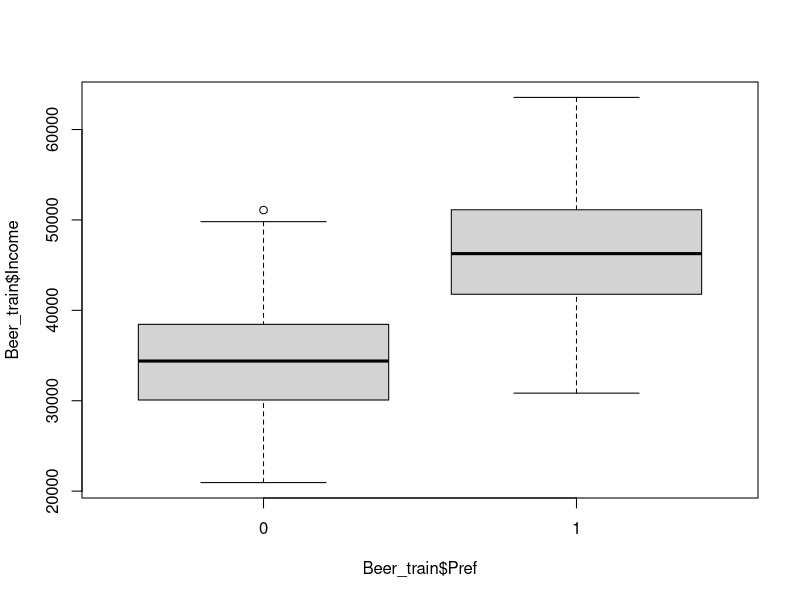
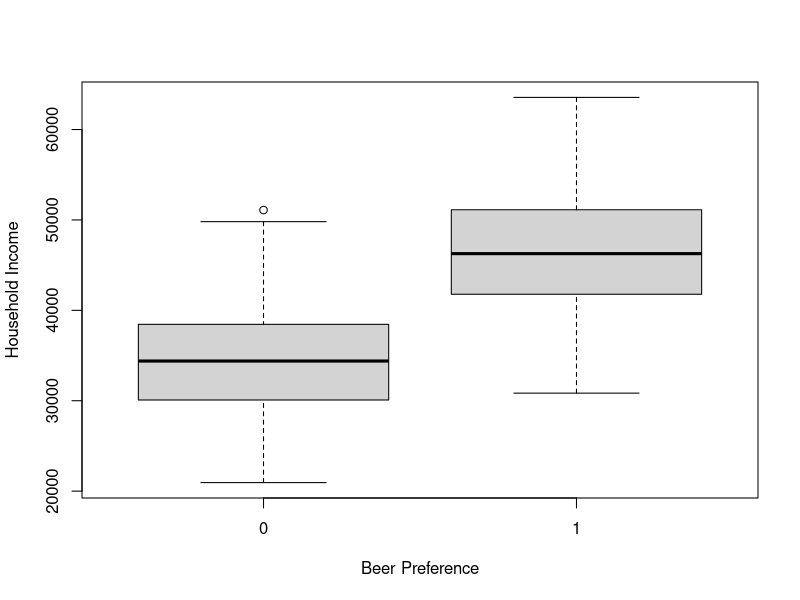

Generate these figures, in order, with R: (Note: this script raises an error after producing the figures.)
## BUDT 758T - Data Mining and Predictive Analytics
## Logistic Regression, Data Partition, Prediction, Functions, and Tables
## Instructor: Courtney Paulson
## Spring 2019

## First, read in (or import) our new friend, the beer data set
Beer <- read.csv("Beer.csv")

## Remember that we want to predict if someone is a Light beer drinker or a Regular beer drinker
## R can do dummy variables for us automatically, but it will also then choose the baseline for us automatically
## In this case, because it goes alphabetically, it will pick "Light = 0" and "Regular = 1"
## Since we want Light = 1, let's create a new variable and add it to the data:

Beer$Pref <- ifelse(Beer$Preference=="Light",1,0)

## Note that we have to add it to our data because we are going to partition our data.
## If we don't add it directly to the data set, it won't get partitioned when we split the data!

## So, now let's partition our data.
## That means we want to split our data into training and test data observations
## We want to do this randomly; in R, random seed controls the random number generator
## If we set a seed, we can get the same results any time we run the code. Let's say I pick the seed 12345.
## Then, every time I use the seed value 12345, I will get the same data split

set.seed(12345)

## First, how many observations do we have in the data set?

num_obs = nrow(Beer)

## Let's make 70% of those training observations
## First, we sample 70% of the observations (the rows) in the training data

train_obs <- sample(num_obs,0.7*num_obs)

## Then we assign the random sample to a new data set, Beer_train

Beer_train <- Beer[train_obs,]

## That maeans the remaining rows should go to another new data set, Beer_test

Beer_test <- Beer[-train_obs,]

## Let's do some preliminary data analysis using the training data, since that's what we'll use to build a model
## What if we want boxplots of numerical variables, split out by the Pref variable?

boxplot(Beer_train$Income~Beer_train$Pref)
boxplot(Beer_train$Income~Beer_train$Pref,xlab="Beer Preference",ylab="Household Income")

## We can also look at categorical variables vs. Pref using table

table(Beer_train$Gender,Beer_train$Pref)

## This looks slightly confusing, since both are 0 and 1. Let's label our variables:

table(Beer_train$Gender,Beer_train$Pref,dnn=c("Gender","Preference"))

## Note we can also switch what appears as rows vs. columns (since first is always rows to R):

table(Beer_train$Pref,Beer_train$Gender,dnn=c("Preference","Gender"))

## This works just like a matrix.
## Let's say we want to know what percentage of Preference come from each gender.
## I'll use the full Preference variable rather than Pref to make it easier to follow:
gender_table <- table(Beer_train$Gender,Beer_train$Preference)
gender_table
gender_table[,2]/sum(gender_table[,2])

##Alternately, if we didn't want to use the column number, we could specify the value of Preference:
gender_table[,"Regular"]/sum(gender_table[,"Regular"])

##Or we could look at it from the perspective of a particular gender instead:
gender_table["1",]

## Review: train a linear regression, this time to predict Pref
## Let's use glm() this time instead of lm()
fit1 <- glm(Pref~Gender+Married+Age+Income,data=Beer_train)
summary(fit1)

## To make predictions, use the predict() function on both the training and test sets
lin_preds_train <- predict(fit1,newdata=Beer_train)
lin_preds_test <- predict(fit1,newdata=Beer_test)

## Note if you looked through the Assignment 1 sample code, we can also
## use predict() for individual new data points as well:

new_beer=data.frame(Gender=0,Married=0,Income=50000,Age=50)
predict(fit1,newdata=new_beer)

## But what if my new data has wrong information?

new_beer2=data.frame(Gender="Male",Married=0,Income=50000,Age=50)
predict(fit1,newdata=new_beer2)

## Now let's calculate root mean squared error (RMSE) on the training and test data:

RMSE_train = sqrt(mean((lin_preds_train-Beer_train$Pref)^2))
RMSE_test = sqrt(mean((lin_preds_test-Beer_test$Pref)^2))

## Which data set had better predictions?

RMSE_train
RMSE_test

## One cool feature of R: you can write your own functions to make repeated calculations easier
## Let's say I know I want to calculate RMSE several times
## I can make a function (that I've named "RMSE_calc") to evaluate this for me
## measure_perf takes in a vector of predicted values ("predicted") and a vector of actual values ("actual")
## and returns the calculated root mean squared error ("RMSE"):
RMSE_calc <- function(predicted,actual){
  RMSE = sqrt(mean((predicted-actual)^2))
  return(RMSE)
}

## Let's compute RMSE on the training and test sets again
RMSE_calc(lin_preds_train, Beer_train$Pref)
RMSE_calc(lin_preds_test, Beer_test$Pref)

## Same result, but easier if I'm doing several at once!

## Now we can actually classify the observations (using a cutoff of 0.2)
class_train <- ifelse(lin_preds_train>0.2,1,0)
class_test <- ifelse(lin_preds_test>0.2,1,0)

## This gives us our confusion matrix
table(Beer_test$Pref, class_test, dnn=c("Actual","Predicted"))

## How many did we get right?
(6+18)/(6+5+1+18)

## This is the number of correct classifications/the total number of observations
## So, more generally:
sum(ifelse(Beer_test$Pref==class_test,1,0))/nrow(Beer_test)

## This is how you train a logistic regression model
fit2 <- glm(Pref~Gender+Married+Age+Income,data=Beer_train,family="binomial")
summary(fit2)

## Note the slight change to the predict function here
## "respose" tells R that we want probability predictions
## If we don't say type="response", we will get logit values (think about why!)

log_preds <- predict(fit2,newdata=Beer_test,type="response")
log_preds[1:10]

## Do the logistic classification
log_class <- ifelse(log_preds>0.2,1,0)

## Make a confusion matrix
table(Beer_test$Pref,log_class,dnn=c("Actual","Predicted"))

## Did we do better or worse than before?

